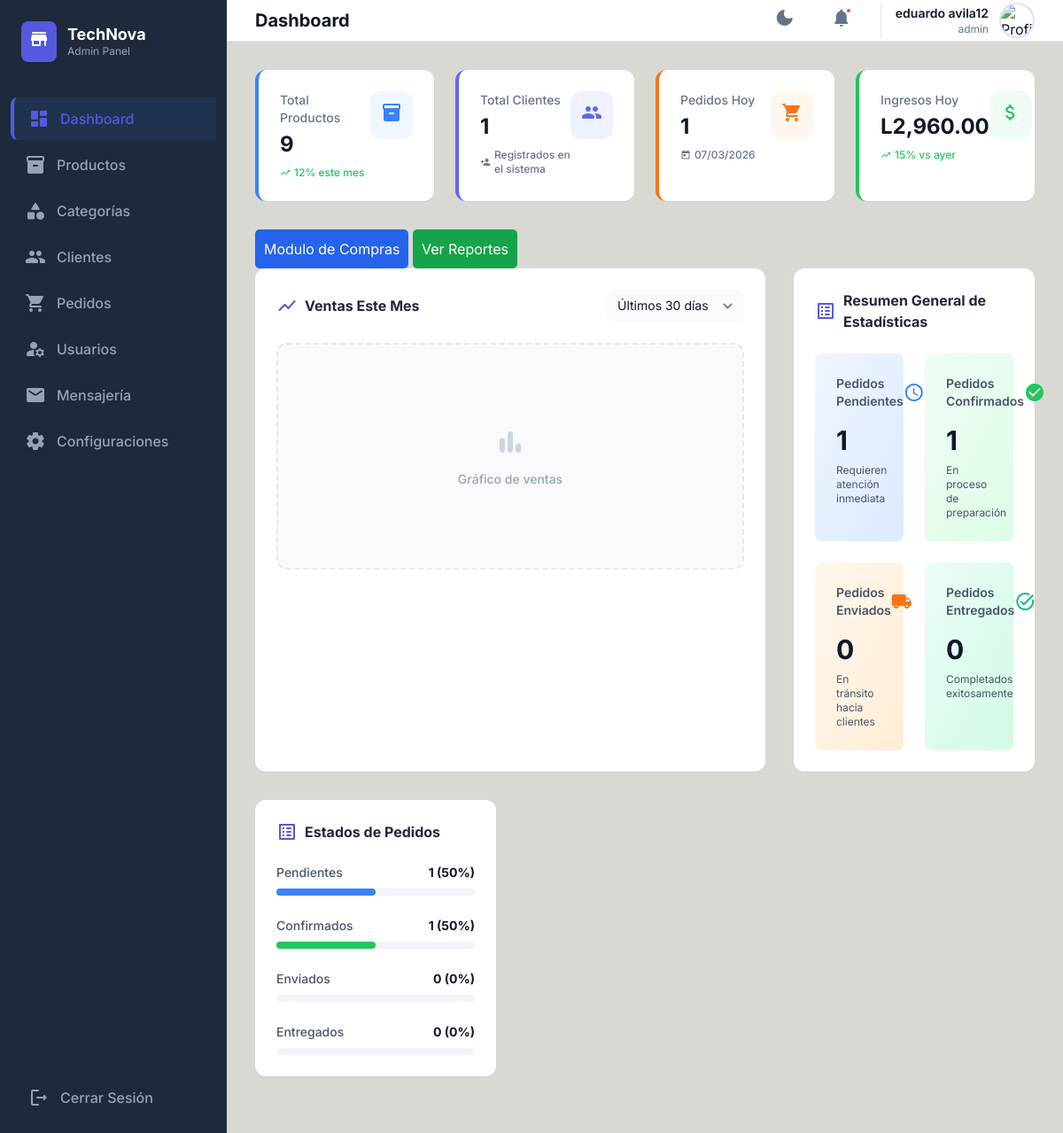
/admin/Dashboard.php (signed in), run on the app's committed database.
### tables this page shows
CREATE TABLE `configuracion` (
  `id_config` int(11) NOT NULL AUTO_INCREMENT,
  `nombre_negocio` varchar(100) DEFAULT NULL,
  `logo` varchar(255) DEFAULT NULL,
  `telefono` varchar(20) DEFAULT NULL,
  `correo` varchar(100) DEFAULT NULL,
  `direccion` varchar(200) DEFAULT NULL,
  `texto_inicio` text DEFAULT NULL,
  `redes_sociales` text DEFAULT NULL,
  `moneda` varchar(10) DEFAULT 'USD',
  `slogan` varchar(255) DEFAULT NULL,
  `horario_atencion` varchar(255) DEFAULT NULL,
  `pie_pagina` text DEFAULT NULL,
  `favicon` varchar(255) DEFAULT NULL,
  `texto_banner_superior` varchar(255) DEFAULT NULL,
  `header_menu` text DEFAULT NULL,
  `footer_columns` text DEFAULT NULL,
  `hero_etiqueta` varchar(100) DEFAULT NULL,
  `hero_titulo` varchar(200) DEFAULT NULL,
  `hero_subtitulo` varchar(200) DEFAULT NULL,
  `hero_descripcion` text DEFAULT NULL,
  `hero_imagen` varchar(255) DEFAULT NULL,
  `hero_btn_primario` varchar(100) DEFAULT 'Comprar Ahora',
  `hero_btn_secundario` varchar(100) DEFAULT 'Ver Catálogo',
  `color_primary` varchar(7) DEFAULT NULL,
  `color_primary_dark` varchar(7) DEFAULT NULL,
  `color_background_light` varchar(7) DEFAULT NULL,
  `color_background_dark` varchar(7) DEFAULT NULL,
  PRIMARY KEY (`id_config`)
);

CREATE TABLE `usuarios` (
  `id_usuario` int(11) NOT NULL AUTO_INCREMENT,
  `nombre` varchar(100) NOT NULL,
  `correo` varchar(100) NOT NULL,
  `contraseña` varchar(255) NOT NULL,
  `estado` enum('activo','inactivo') DEFAULT 'activo',
  `fecha_creacion` timestamp NOT NULL DEFAULT current_timestamp(),
  `id_rol` int(11) NOT NULL,
  PRIMARY KEY (`id_usuario`),
  UNIQUE KEY `correo` (`correo`),
  KEY `id_rol` (`id_rol`),
  CONSTRAINT `usuarios_ibfk_1` FOREIGN KEY (`id_rol`) REFERENCES `roles` (`id_rol`)
);

CREATE TABLE `roles` (
  `id_rol` int(11) NOT NULL AUTO_INCREMENT,
  `nombre` varchar(50) NOT NULL,
  `descripcion` varchar(150) DEFAULT NULL,
  PRIMARY KEY (`id_rol`),
  UNIQUE KEY `nombre` (`nombre`)
);

### admin/Dashboard.php (the view, shortened to what the rows shown need)
<?php
require_once '../core/sesiones.php';
require_once '../core/conexion.php';
$usuario = obtenerDatosUsuario();
$res_cfg_admin = mysqli_query($conexion, "SELECT * FROM configuracion WHERE id_config = 1");
$cfg_admin = ($res_cfg_admin && mysqli_num_rows($res_cfg_admin) > 0) ? mysqli_fetch_assoc($res_cfg_admin) : [];
$cfg_moneda_cod = $cfg_admin['moneda'] ?? 'HNL';
$simbolos_moneda = ['USD' => '$', 'EUR' => '€', 'MXN' => '$', 'COP' => '$', 'ARS' => '$', 'GTQ' => 'Q', 'HNL' => 'L', 'CRC' => '₡'];
$cfg_moneda = $simbolos_moneda[$cfg_moneda_cod] ?? $cfg_moneda_cod;
$hoy = date('Y-m-d');
$res_ingresos_hoy = mysqli_query($conexion, "SELECT SUM(total) AS total FROM pedidos WHERE DATE(fecha_pedido) = '$hoy' AND estado IN ('confirmado', 'enviado', 'entregado')");
$resultado_ingresos = mysqli_fetch_assoc($res_ingresos_hoy);
$ingresos_hoy = !empty($resultado_ingresos['total']) ? floatval($resultado_ingresos['total']) : 0;
$admin_nombre = htmlspecialchars($cfg_admin['nombre_negocio'] ?? 'Mi Negocio');
?>
<!DOCTYPE html>
<html class="light" lang="es"><head>
<script src="https://cdn.tailwindcss.com?plugins=forms,typography"></script>
<link href="https://cdnjs.cloudflare.com/ajax/libs/font-awesome/6.4.0/css/all.min.css" rel="stylesheet"/>
</head>
<body class="bg-background-light dark:bg-background-dark text-slate-900 dark:text-slate-100 transition-colors duration-200">
<div class="flex h-screen overflow-hidden">
<aside class="w-64 bg-sidebar-dark text-white flex-shrink-0 flex flex-col hidden lg:flex">
<div class="p-6 flex items-center gap-3">
<div>
<h1 class="font-bold text-lg leading-tight"><?php echo $admin_nombre; ?></h1>
<p class="text-xs text-slate-400">Admin Panel</p>
</div>
</div>
</aside>
<div class="flex-1 flex flex-col overflow-y-auto">
<header class="h-16 bg-white dark:bg-slate-900 border-b border-slate-200 dark:border-slate-800 px-8 flex items-center justify-between sticky top-0 z-10">
<h2 id="page-title" class="text-xl font-bold dark:text-white">Dashboard</h2>
<div class="flex items-center gap-6">
<div class="flex items-center gap-3 pl-4 border-l border-slate-200 dark:border-slate-800">
<div class="text-right hidden sm:block">
<p class="text-sm font-semibold dark:text-white"><?php echo htmlspecialchars($usuario['nombre'] ?? 'Usuario'); ?></p>
<p class="text-xs text-slate-500"><?php echo htmlspecialchars($usuario['nombre_rol'] ?? 'Sin rol'); ?></p>
</div>
</div>
</div>
</header>
<main id="main-content" class="p-8">
<div class="grid grid-cols-1 md:grid-cols-2 lg:grid-cols-4 gap-6 mb-8">
<div class="bg-white dark:bg-slate-900 p-6 rounded-xl border-l-4 border-green-500 shadow-sm hover:shadow-md transition-shadow">
<div class="flex justify-between items-start">
<div>
<p class="text-sm text-slate-500 dark:text-slate-400 font-medium">Ingresos Hoy</p>
<h3 class="text-2xl font-bold mt-1"><?php echo htmlspecialchars($cfg_moneda); ?><?php echo number_format($ingresos_hoy, 2); ?></h3>
<p class="text-xs text-green-500 mt-2 flex items-center font-medium">
<span class="material-icons-round text-xs mr-1">trending_up</span> 15% vs ayer
                                </p>
</div>
</div>
</div>
</div>
</main>
</div>
</div>
</body></html>

### data on the page
configuracion: nombre_negocio "TechNova", moneda "L"
usuarios: nombre "eduardo avila12", id_rol.nombre "admin"

### other printed values
$total_productos "9"
$total_clientes "1"
$pedidos_hoy "1"
$ingresos_hoy "2,960.00"
$pedidos_pendientes "1"
$pedidos_confirmados "1"
$pedidos_enviados "0"
$pedidos_entregados "0"
$porcentaje_pendientes "50"
$porcentaje_confirmados "50"
$porcentaje_enviados "0"
$porcentaje_entregados "0"
